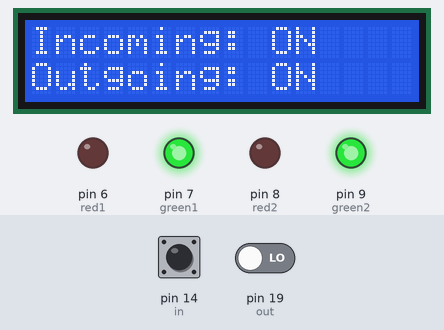
The sketch below on a simulated Arduino Uno, built with avr-gcc and run on an emulated ATmega328P. Parts: 16×2 character LCD, output pins drawn as LEDs (lit = HIGH). Inputs (shaded band) come from the test bench; at power-on: pin 19 (out) LOW, pin 14 (in) HIGH. What the sketch prints to the serial monitor is not drawn.

Above: at 2.1 s.
At 4.2 s:
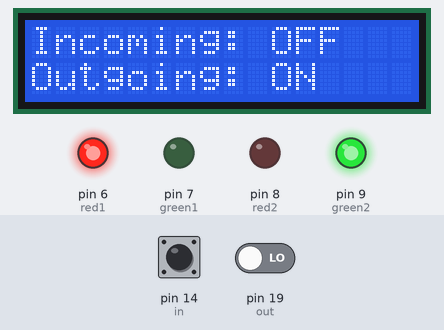
4.3 s: pin 19 (out) driven HIGH
7.2 s: pin 14 (in) pulsed LOW 5 times (0.12 s each, 0.3 s apart)
At 8.9 s:
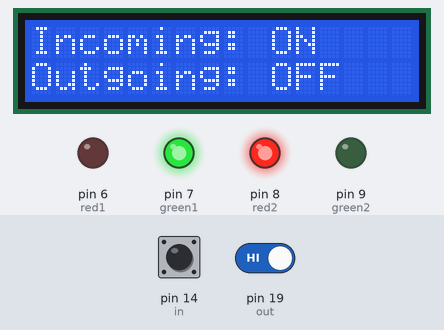
Timing chart, 0 to 10.4 s (numbered marks = the images above; inputs shaded):
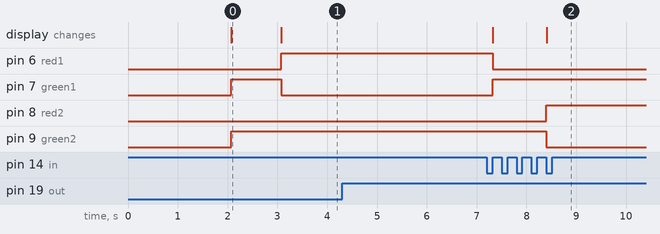

The sketch:

Lab_Traffic_Controller.ino
```cpp
#include<LiquidCrystal.h>
const int rs = 12, en = 11, d4 = 5, d5 = 4, d6 = 3, d7 = 2;
LiquidCrystal lcd(rs, en, d4, d5, d6, d7);


const int red1    = 6;
const int green1  = 7;
const int red2    = 8;
const int green2  = 9;

bool greenflag1, greenflag2, redflag1, redflag2;


#define in 14
#define out 19

void OUT()
{

  if (greenflag2 )
  {
    digitalWrite(red1, HIGH);
    digitalWrite(green1, LOW);
    redflag1 = true;
    greenflag1 = false;

    lcd.clear();
    lcd.print("Incoming: OFF");
    lcd.setCursor(0, 1);
    lcd.print("Outgoing: ON");
    while (!digitalRead(out));


  }
  else if (redflag2)
  {
    while (!digitalRead(out));
    digitalWrite(green2, HIGH);
    digitalWrite(red2, false);
    greenflag2 = true;
    redflag2 = false;


    lcd.clear();
    lcd.print("Incoming: ON");
    lcd.setCursor(0, 1);
    lcd.print("Outgoing: ON");
  }
  delay(1000);
}

void IN()
{

  if (greenflag1 )
  {
    digitalWrite(red2, HIGH);
    digitalWrite(green2, LOW);
    redflag2 = true;
    greenflag2 = false;


    lcd.clear();
    lcd.print("Incoming: ON");
    lcd.setCursor(0, 1);
    lcd.print("Outgoing: OFF");
    while (!digitalRead(in));

  }
  else if (redflag1)
  {
    while (!digitalRead(in));
    digitalWrite(green1, HIGH);
    digitalWrite(red1, false);
    greenflag1 = true;
    redflag1 = false;


    lcd.clear();
    lcd.print("Incoming: ON");
    lcd.setCursor(0, 1);
    lcd.print("Outgoing: ON");
  }
  delay(1000);
}

void setup()
{
  pinMode(in, INPUT);
  pinMode(out, INPUT);

  pinMode(red1, OUTPUT);
  pinMode(green1, OUTPUT);
  pinMode(red2, OUTPUT);
  pinMode(green2, OUTPUT);

  greenflag1 = true;
  greenflag2 = true;
  redflag1 = false;
  redflag2 = false;


  lcd.begin(16, 2);
  lcd.clear();
  lcd.print(" TRAFFIC CONTROL");
  delay(2000);

  lcd.clear();
  lcd.print("Incoming: ON");
  lcd.setCursor(0, 1);
  lcd.print("Outgoing: ON");

  digitalWrite(green1, HIGH);
  digitalWrite(red1, LOW);
  digitalWrite(green2, HIGH);
  digitalWrite(red2, LOW);
  delay(1000);

  Serial.begin(9600);
}

void loop()
{

  if (!digitalRead(in) )
  {
    IN();
    //while (!digitalRead(in));
    //{
    //  delay(10);
    //}
  }
  else if (!digitalRead(out) )
  {
    OUT();
    //while (!digitalRead(out));
    //{
    //  delay(10);
    //}
  }
  Serial.print(digitalRead(in));
  Serial.println("");
  Serial.print(digitalRead(out));
  Serial.println("");

}
```

Measured:
- after the input at 7.2 s, pin 6 (red1): HIGH → LOW after 0.12 s; pin 7 (green1): LOW → HIGH after 0.12 s; pin 8 (red2): LOW → HIGH after 1.2 s; pin 9 (green2): HIGH → LOW after 1.2 s; the display: first changes after 0.13 s (image 2 shows a later state)
- what the display in image 0 shows lasts 1.0 s, from 2.1 s to 3.1 s
